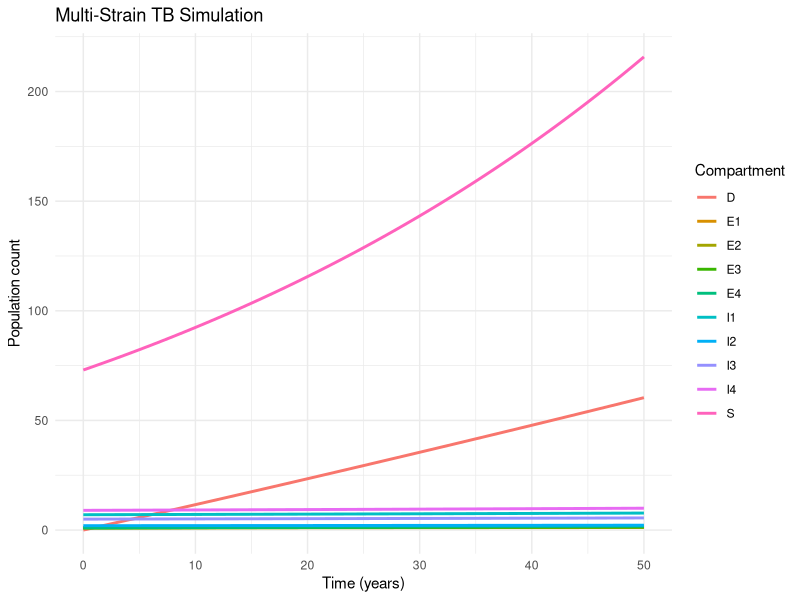

Generate this figure with R:
## ---- chunk 1
knitr::opts_chunk$set(echo = TRUE)
library(ggplot2)
library(tidyr)
## ---- chunk 2
# Multi-strain TB system with drug resistance

# Initial Setup
E1_initial <- 1 # Latent DS
I1_initial <- 7 # Infectious DS

E2_initial <- 1 # Latent H-resistant
I2_initial <- 2 # Infectious H-resistant

E3_initial <- 1 # Latent R-resistant
I3_initial <- 5 # Infectious R-resistant

E4_initial <- 1 # Latent MDR
I4_initial <- 9 # Infectious MDR

D_initial <- 0 # Initial deaths

N_initial <- 100      # total US population

S_initial <- N_initial - (
  E1_initial + I1_initial +
  E2_initial + I2_initial +
  E3_initial + I3_initial +
  E4_initial + I4_initial +
  D_initial
)



# Time periods
years <- 50
dt <- 1
time <- seq(0, years, by = dt)

# Assumption of parameters
a2 <- 0.1     # Proportion of initial latent TB cases that are H-resistant 
a3 <- 0.1     # Proportion of initial latent TB cases that are R-resistant 
a4 <- 0.1     # Proportion of initial latent TB cases that are MDR 

alpha <- 0.00425   # Immigration rate into the US (fixed)

b <- .5     # Proportion of initial active TB cases that are drug-susceptible 

gamma <- .5  # Proportion of H-resistance acquisition cases 

l <- 0.1      # Proportion of immigrants that have LTBI 

lambda <- .5  # Effective contact rate 

mu <- 0.05    # TB-specific mortality rate 
mu0 <- 0.013  # Background (non-TB) mortality rate (fixed)

p <- 0.2      # Proportion of exogenous infections that are acute 

phi1 <- 0.2  # Rate of end of treatment for DS TB 
phi2 <- 0.2   # Rate of end of treatment for H-resistant TB 
phi3 <- 0.1  # Rate of end of treatment for R-resistant TB
phi4 <- 0.1   # Rate of end of treatment for MDR TB 

q <- 0.1      # Proportion of active TB cases that are infectious 

r2 <- 0.1     # Proportion of immigrant H-resistant LTBI cases
r3 <- 0.1     # Proportion of immigrant R-resistant LTBI cases 
r4 <- 0.1     # Proportion of immigrant MDR LTBI cases 

rho <- 0.0179 # US birth rate (fixed)

t1 <- 0.05    # Time in treatment for DS 
t2 <- 0.05    # Time in treatment for H-resistant 
t3 <- 0.05    # Time in treatment for R-resistant
t4 <- 0.05    # Time in treatment for MDR 

vL <- 0.005   # Progression rate from latent to active TB 

y1 <- 0.05    # Failed treatment leading to H/R resistance from DS 
y2 <- 0.05    # Failed treatment leading to MDR from H- or R-resistant TB 


z1 <- 0.6    # Success rate of DS TB treatment 
z2 <- 0.6     # Success rate of H-resistant TB treatment 
z3 <- 0.6     # Success rate of R-resistant TB treatment
z4 <- 0.4    # Success rate of MDR TB treatment 

# Variable Setup
S <- numeric(length(time)) 
E1 <- numeric(length(time))
I1 <- numeric(length(time))  
E2 <- numeric(length(time)) 
I2 <- numeric(length(time))
E3 <- numeric(length(time)) 
I3 <- numeric(length(time))
E4 <- numeric(length(time)) 
I4 <- numeric(length(time)) 
D <- numeric(length(time))
N_vec <- numeric(length(time)) 

# Initial values
S[1]  <- S_initial
E1[1] <- E1_initial
I1[1] <- I1_initial
E2[1] <- E2_initial
I2[1] <- I2_initial
E3[1] <- E3_initial
I3[1] <- I3_initial
E4[1] <- E4_initial
I4[1] <- I4_initial
D[1]  <- D_initial
N_vec[1] <- N_initial

# Simulation
for (t in 1:(length(time) - 1)) {
  dS <- rho * N_vec[t] 
    - q * t1 * lambda * S[t] * I1[t] / N_vec[t] 
    - q * t2 * lambda * S[t] * I2[t] / N_vec[t] 
    - q * t3 * lambda * S[t] * I3[t] / N_vec[t] 
    - q * t4 * lambda * S[t] * I4[t] / N_vec[t] 
    + z1 * phi1 * I1[t] + z2 * phi2 * I2[t] + z3 * phi3 * I3[t] + z4 * phi4 * I4[t]
    + (1 - l) * alpha * N_vec[t]  
    - mu0 * S[t]

  dE1 <- (1 - p) * q * t1 * lambda * S[t] * I1[t] / N_vec[t] 
       - vL * E1[t]
       + (1 - y1) * (1 - z1) * phi1 * I1[t]
       + l * alpha * (1 - r2 - r3 - r4) * N_vec[t] 
       - mu0 * E1[t]

    dI1 <- q * t1 * lambda * S[t] * I1[t] / N_vec[t] 
         + vL * E1[t]
         - phi1 * I1[t]
         - mu0 * I1[t]
         - mu * I1[t]

  dE2 <- (1 - p) * q * t2 * lambda * S[t] * I2[t] / N_vec[t] 
     - vL * E2[t]
     + (1 - y2) * (1 - z2) * phi2 * I2[t]
     + gamma * (1 - z1) * y1 * phi1 * I1[t]
     + l * alpha * r2 * N_vec[t] 
     - mu0 * E2[t]

    dI2 <- q * t2 * lambda * S[t] * I2[t] / N_vec[t] 
         + vL * E2[t]
         - phi2 * I2[t]
         - mu0 * I2[t]
         - mu * I2[t]

    dE3 <- (1 - p) * q * t3 * lambda * S[t] * I3[t] / N_vec[t] 
         - vL * E3[t]
         + (1 - y2) * (1 - z3) * phi3 * I3[t]
         + (1 - gamma) * (1 - z1) * y1 * phi1 * I1[t]
         + l * alpha * r3 * N_vec[t] 
         - mu0 * E3[t]


    dI3 <- q * t3 * lambda * S[t] * I3[t] / N_vec[t] 
        + vL * E3[t]
        - phi3 * I3[t]
        - mu0 * I3[t]
        - mu * I3[t]

  dE4 <- (1 - p) * q * t4 * lambda * S[t] * I4[t] / N_vec[t] 
       - vL * E4[t]
       + (1 - z2) * y2 * phi2 * I2[t]
       + (1 - z3) * y2 * phi3 * I3[t]
       + l * alpha * r4 * N_vec[t] 
       - mu0 * E4[t]

    dI4 <- q * t4 * lambda * S[t] * I4[t] / N_vec[t] 
        + vL * E4[t]
        - phi4 * I4[t]
        - mu0 * I4[t]
        - mu * I4[t]

  dD <- mu * (I1[t] + I2[t] + I3[t] + I4[t])

  dN <- rho * N_vec[t] 
     + alpha * N_vec[t]
     - mu * (I1[t] + I2[t] + I3[t] + I4[t]) 
     - mu0 * N_vec[t]


    
    # Update the value for next day
  S[t + 1]  <- S[t]  + dS  * dt
  E1[t + 1] <- E1[t] + dE1 * dt
  I1[t + 1] <- I1[t] + dI1 * dt
  E2[t + 1] <- E2[t] + dE2 * dt
  I2[t + 1] <- I2[t] + dI2 * dt
  E3[t + 1] <- E3[t] + dE3 * dt
  I3[t + 1] <- I3[t] + dI3 * dt
  E4[t + 1] <- E4[t] + dE4 * dt
  I4[t + 1] <- I4[t] + dI4 * dt
  D[t + 1]  <- D[t]  + dD  * dt
  N_vec[t + 1] <- N_vec[t] + dN * dt
  
}
head(data.frame(
  Day = time,
  S = S,
  E1 = E1, 
  I1 = I1,
  E2 = E2, 
  I2 = I2,
  E3 = E3, 
  I3 = I3,
  E4 = E4, 
  I4 = I4,
  D = D,
  N = N_vec
))

# Plot
tb_df <- data.frame(
  Day = time,
  S = S,
  E1 = E1, 
  I1 = I1,
  E2 = E2, 
  I2 = I2,
  E3 = E3, 
  I3 = I3,
  E4 = E4, 
  I4 = I4,
  D = D
)

tb_long <- pivot_longer(
  tb_df,
  cols = -Day,
  names_to = "Compartment",
  values_to = "Count"
)

# Plot
ggplot(tb_long, aes(x = Day, y = Count, color = Compartment)) +
  geom_line(size = 1) +
  labs(
    title = "Multi-Strain TB Simulation",
    x = "Time (years)",
    y = "Population count"
  ) +
  theme_minimal()
